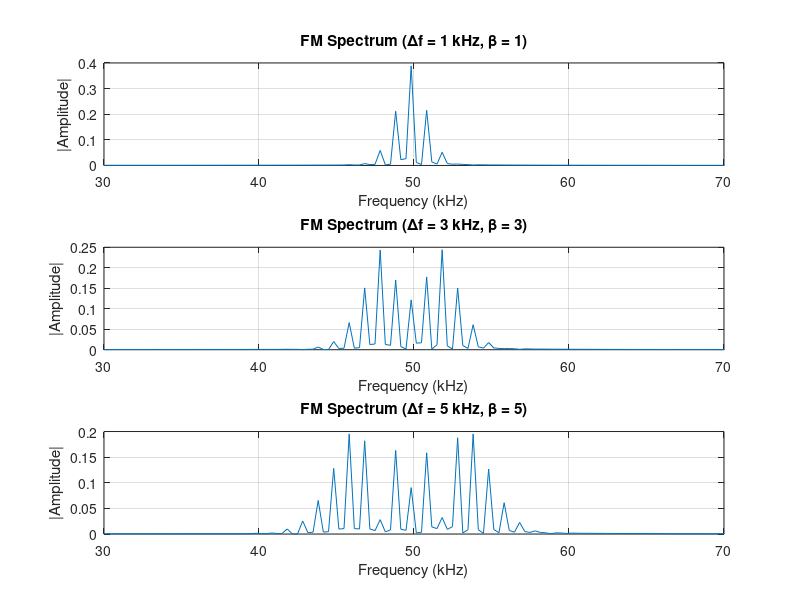

Write MATLAB code to recreate this figure.
clc; clear; close all;

Ac = 1;
Am = 1;
fm = 1e3;
fc = 50e3;
fs = 1e6;
t = 0:1/fs:3e-3;

df_values = [1e3 3e3 5e3];

figure;
for i = 1:length(df_values)
    df = df_values(i);
    beta = df / fm;
    s_fm = Ac * cos(2*pi*fc*t + beta * sin(2*pi*fm*t));

    N = length(t);
    f = (-N/2:N/2-1)*(fs/N);
    S_FM = abs(fftshift(fft(s_fm)))/N;

    subplot(length(df_values),1,i);
    plot(f/1000, S_FM);
    title(['FM Spectrum (Δf = ', num2str(df/1e3), ' kHz, β = ', num2str(beta), ')']);
    xlabel('Frequency (kHz)'); ylabel('|Amplitude|');
    xlim([30 70]); grid on;

    BW_theoretical = 2*(df + fm);
    fprintf('Δf = %.0f Hz → β = %.2f → Carson Bandwidth = %.0f Hz\n', df, beta, BW_theoretical);
end
